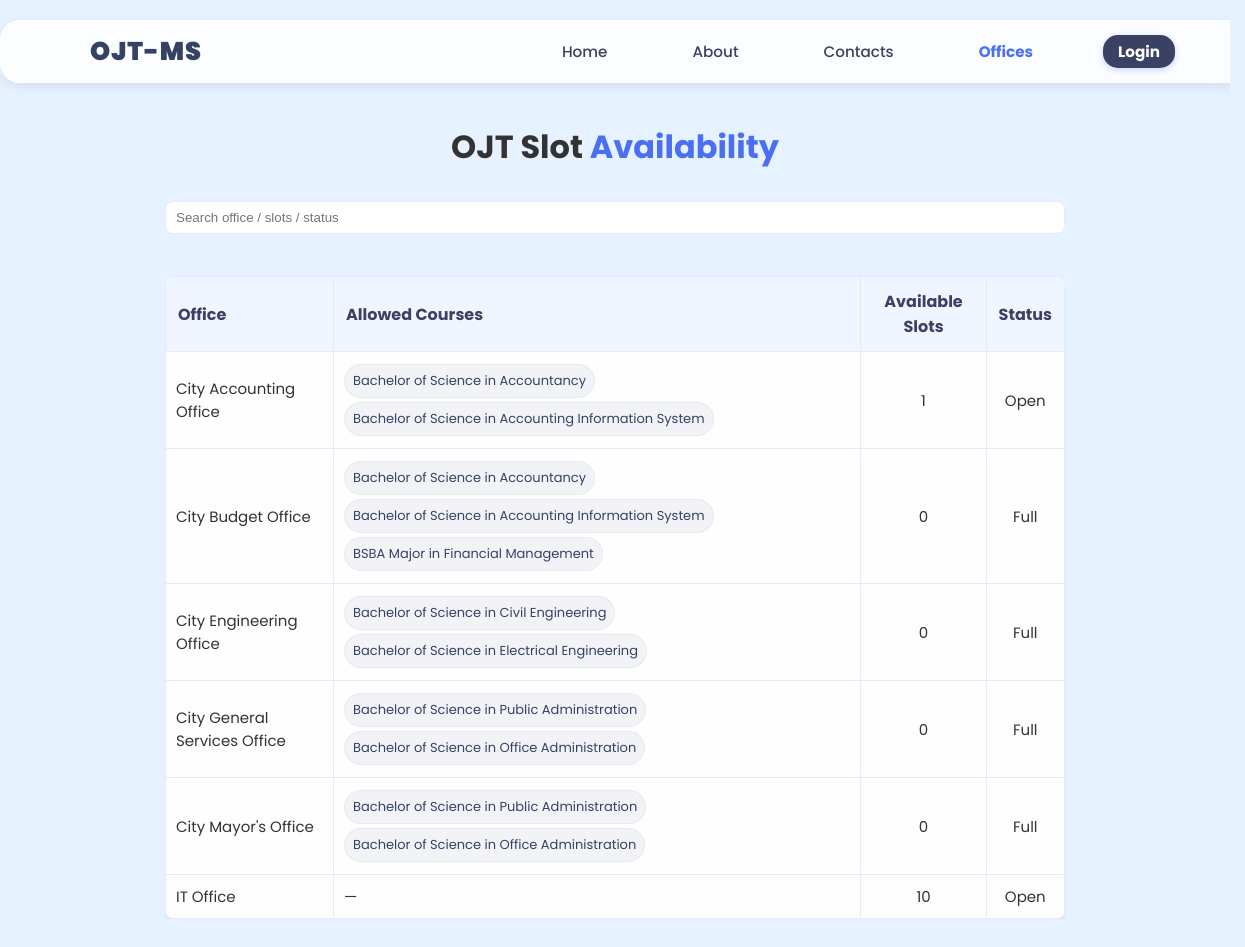
Screenshot of /offices.php with the database file from the repository.
### tables this page shows
CREATE TABLE `offices` (
  `office_id` int(11) NOT NULL,
  `office_name` varchar(150) DEFAULT NULL,
  `current_limit` int(11) DEFAULT 0,
  `updated_limit` int(11) DEFAULT 0,
  `requested_limit` int(11) DEFAULT NULL,
  `reason` varchar(255) DEFAULT NULL,
  `status` enum('Pending','Approved','Declined') DEFAULT 'Pending'
);

### offices.php (the view, shortened to what this page needs)
<?php
require_once __DIR__ . '/conn.php';
$capacityCol = null;
$variants = ['current_limit','slot_capacity','capacity','slots','max_slots'];
foreach ($variants as $v) {
    $res = $conn->query("SHOW COLUMNS FROM offices LIKE '".$conn->real_escape_string($v)."'");
    if ($res && $res->num_rows > 0) { $capacityCol = $v; break; }
}
if ($capacityCol) {
    $sql = "SELECT office_id, office_name, `".$conn->real_escape_string($capacityCol)."` AS capacity FROM offices ORDER BY office_name";
} else {
    $sql = "SELECT office_id, office_name FROM offices ORDER BY office_name";
}
$offices = [];
if ($resOff = $conn->query($sql)) {
    while ($r = $resOff->fetch_assoc()) $offices[] = $r;
}
$officeCourses = [];
$resOc = $conn->query("SELECT oc.office_id, c.course_name FROM office_courses oc JOIN courses c ON oc.course_id = c.course_id");
if ($resOc) {
    while ($row = $resOc->fetch_assoc()) {
        $officeCourses[(int)$row['office_id']][] = $row['course_name'];
    }
}
$stmtFilled = $conn->prepare("
    SELECT COUNT(*) AS cnt
    FROM users
    WHERE role = 'ojt' AND office_name = ? AND status IN ('approved','ongoing')
");
?>
<html>
<head>
    <link rel="stylesheet" href="stylenibilog.css" />
</head>
<body>
    <nav class="navbar" role="navigation">
        <div class="nav-container">
            <a class="logo" href="about.php">OJT-MS</a>
            <ul class="nav-links">
                <li><a href="home.php">Home</a></li>
                <li><a href="about.php">About</a></li>
                <li><a href="contacts.php">Contacts</a></li>
                <li><a href="offices.php" style="color:#4a6ff3; font-weight:700;">Offices</a></li>
                <li class="login"><a href="login.php">Login</a></li>
            </ul>
        </div>
    </nav>
    <h1>OJT Slot <span style="color: #4a6ff3;">Availability</span></h1>
    <div class="table-section" style="justify-content:center;max-width:1100px;margin-bottom:40px;">
        <?php if (empty($offices)): ?>
            <div class="empty">No offices found.</div>
        <?php else: ?>
            <div style="width:100%;max-width:900px;margin:0 auto 12px;display:block;">
                <input id="officeSearch" type="search" placeholder="Search office / slots / status" aria-label="Search offices"
                       style="width:100%;padding:8px 10px;border:1px solid #e6e9fb;border-radius:8px;background:#fff;box-sizing:border-box;">
            </div>
            <div style="width:100%;max-width:900px;margin:0 auto;overflow:hidden;">
            <table id="officesTable" style="width:100%;border-collapse:collapse;background-color:rgba(255,255,255,0.95);">
                <thead>
                    <tr>
                        <th style="text-align:left;padding:12px;border:1px solid #e6e9fb">Office</th>
                                        <th style="text-align:left;padding:12px;border:1px solid #e6e9fb">Allowed Courses</th>
                        <th style="text-align:center;padding:12px;border:1px solid #e6e9fb">Available Slots</th>
                        <th style="text-align:center;padding:12px;border:1px solid #e6e9fb">Status</th>
                    </tr>
                </thead>
                <tbody id="offices_tbody">
                <?php foreach ($offices as $o):
                    $officeName = $o['office_name'] ?? '';
                    $officeId = isset($o['office_id']) ? (int)$o['office_id'] : 0;
                    $cap = array_key_exists('capacity', $o) ? (is_null($o['capacity']) ? null : (int)$o['capacity']) : null;
                    $filled = 0;
                    if ($stmtFilled) {
                        $stmtFilled->bind_param('s', $officeName);
                        $stmtFilled->execute();
                        $stmtFilled->bind_result($cnt);
                        $stmtFilled->fetch();
                        $filled = (int)($cnt ?? 0);
                    }
                    if ($cap === null) {
                        $availableDisplay = '—';
                        $statusLabel = 'Open';
                        $statusClass = 'status-open';
                    } else {
                        $availableNum = max(0, $cap - $filled);
                        $availableDisplay = $availableNum;
                        if ($availableNum === 0) {
                            $statusLabel = 'Full';
                            $statusClass = 'status-full';
                        } else {
                            $statusLabel = 'Open';
                            $statusClass = 'status-open';
                        }
                    }
                ?>
                    <tr class="office-row">
                        <td class="col-office" style="padding:10px;border:1px solid #e6e9fb;"><?= htmlspecialchars($officeName ?: '—') ?></td>
                        <td class="col-courses" style="padding:10px;border:1px solid #e6e9fb;">
                            <?php
                                $courseList = $officeCourses[$officeId] ?? [];
                                if (empty($courseList)) {
                                    echo '—';
                                } else {
                                    foreach ($courseList as $cn) {
                                        echo '<span class="course-badge">'.htmlspecialchars($cn).'</span> ';
                                    }
                                }
                            ?>
                        </td>
                        <td class="col-available" style="text-align:center;padding:10px;border:1px solid #e6e9fb"><?= htmlspecialchars((string)$availableDisplay) ?></td>
                        <td class="col-status" style="text-align:center;padding:10px;border:1px solid #e6e9fb"><span class="<?= $statusClass ?>"><?= htmlspecialchars($statusLabel) ?></span></td>
                    </tr>
                <?php endforeach; ?>
                </tbody>
            </table>
            </div>
        <?php endif; ?>
    </div>
</body>
</html>

### stylenibilog.css (style rules this page uses)
html { scrollbar-gutter: stable; }
body { font-family: 'Poppins'; margin: 0; padding: 0; box-sizing: border-box; background-color: #e6f2ff; }
.navbar { display: flex; justify-content: space-between; align-items: center; margin: 22px 33px; }
.logo { font-weight: bold; text-decoration: none; color: #3a4163; }
.nav-links { display: flex; list-style: none; gap: 15px; margin: 0; padding: 0; align-items: center; }
.nav-links li { cursor: pointer; padding: 5px 15px; }
.nav-links a { text-decoration: none; color: #3a4163; }
.navbar li.login a { color: white; text-decoration: none; display: inline-block; padding: 5px 15px; background-color: #3a4163; border-radius: 15px; font-weight: bold; transition: background-color 0.3s; }

### offices.php (style rules this page uses)
body { font-family: 'Poppins', sans-serif; margin: 0; padding: 0; background-color: #e6f2ff; color: #333; }
.navbar { width: 100%; display: flex; justify-content: center; background: rgba(255, 255, 255, 0.85); backdrop-filter: blur(10px); box-shadow: 0 4px 12px rgba(0, 0, 0, 0.08); border-radius: 20px; padding: 10px 25px; margin: 20px auto; }
.nav-container { width: 100%; max-width: 1100px; display: flex; align-items: center; justify-content: space-between; }
.logo { font-weight: 900; font-size: 1.6rem; letter-spacing: 1px; text-decoration: none; color: #344265; transition: color 0.3s ease; }
.nav-links { display: flex; list-style: none; gap: 25px; margin: 0; padding: 0; align-items: center; }
.nav-links li { position: relative; }
.nav-links a { text-decoration: none; color: #3a4163; font-weight: 500; font-size: 0.95rem; padding: 8px 15px; border-radius: 10px; transition: all 0.3s ease; }
.nav-links a::after { content: ''; position: absolute; left: 50%; bottom: 0; transform: translateX(-50%) scaleX(0); transform-origin: center; width: 60%; height: 2px; background-color: #4a6ff3; transition: transform 0.3s ease; }
.nav-links .login a { background-color: #4a6ff3; color: white; border-radius: 25px; font-weight: 600; box-shadow: 0 2px 6px rgba(74, 111, 243, 0.3); transition: all 0.3s ease; }
h1 { text-align: center; font-weight: 700; margin-top: 40px; }
.table-section { display: flex; flex-wrap: wrap; justify-content: center; gap: 30px; margin: 30px auto; max-width: 1100px; }
table { width: 45%; border-collapse: collapse; background-color: rgba(255, 255, 255, 0.85); border-radius: 10px; overflow: hidden; box-shadow: 0 4px 12px rgba(0,0,0,0.08); }
th { background-color: #f0f6ff; color: #3a4163; text-align: left; padding: 12px; font-weight: 700; font-size: 16px; border-bottom: 2px solid #d6e4f0; }
td { padding: 10px 12px; border-bottom: 1px solid #d6e4f0; font-size: 15px; }
.course-badge { display:inline-block; background:rgba(58,65,99,0.06); color:#344265; padding:6px 8px; border-radius:999px; font-size:13px; margin:2px 4px 2px 0; border:1px solid rgba(52,66,101,0.06); }

### rows the page displays
offices: office_name "City Accounting Office", office_id "Bachelor of Science in Accountancy", office_id "Bachelor of Science in Accounting Information System", availableDisplay "1", statusLabel "Open"
offices: office_name "City Budget Office", office_id "Bachelor of Science in Accountancy", office_id "Bachelor of Science in Accounting Information System", office_id "BSBA Major in Financial Management", availableDisplay "0", statusLabel "Full"
offices: office_name "City Engineering Office", office_id "Bachelor of Science in Civil Engineering", office_id "Bachelor of Science in Electrical Engineering", availableDisplay "0", statusLabel "Full"
offices: office_name "City General Services Office", office_id "Bachelor of Science in Public Administration", office_id "Bachelor of Science in Office Administration", availableDisplay "0", statusLabel "Full"
offices: office_name "City Mayor's Office", office_id "Bachelor of Science in Public Administration", office_id "Bachelor of Science in Office Administration", availableDisplay "0", statusLabel "Full"
offices: office_name "IT Office", current_limit "10", statusLabel "Open"
